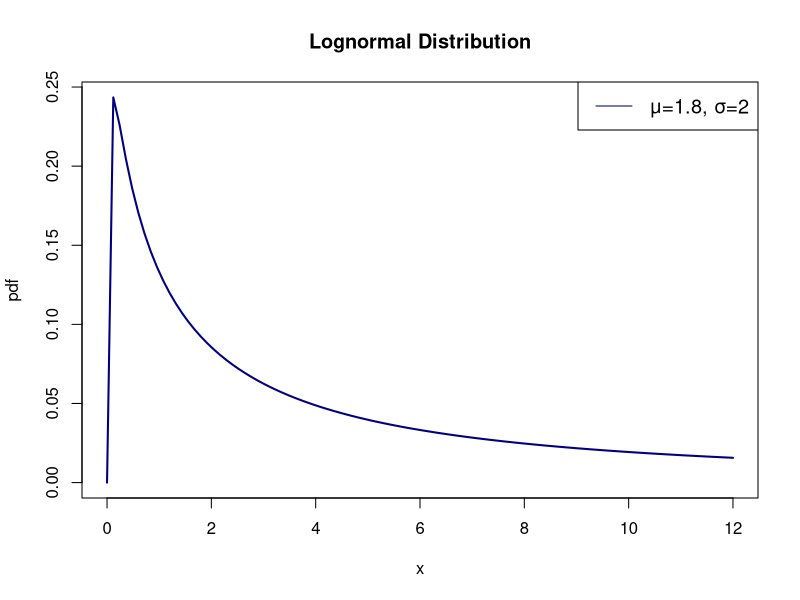

This figure's R source:

# plnorm function returns the value of the cumulative density function (cdf) of the lognormal distribution
p1 = 1 - plnorm(q=20, mean=1.8, sd=2, lower.tail=TRUE) 
p2 = 1 - plnorm(q=60, mean=1.8, sd=2, lower.tail=TRUE)
 
cat(paste("P(X > 20) = ", p1))
cat("\n")
cat(paste("P(X > 60) = ", p2))
cat("\n")

# To plot pdf use: dlnorm
# To plot cdf use: plnorm
curve(dlnorm(x, mean=1.8, sd = 2), from=0, to=12,
    main = 'Lognormal Distribution',
    ylab = 'pdf',
    lwd = 2,
    col = 'navyblue')

legend("topright", legend=c("μ=1.8, σ=2"),
       col=c("navyblue"), lty=1, cex=1.2)
